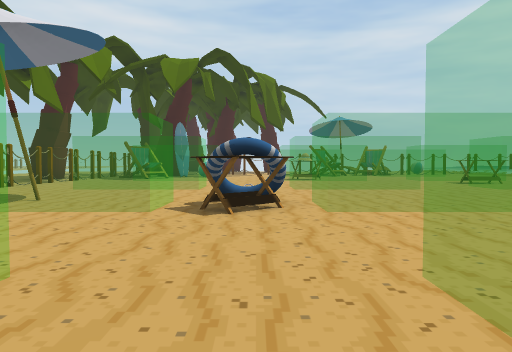
View 1 (above)

15 first-person views from a walk through a scene from a Unity 3-D project. The camera is 1.2 m above the floor, tilts 2° down and sees 70° across. The floor is counted in squares, 2 m on a side. Each view is taken from the middle of a square. On the plan, view 1 faces up. The plan holds only what a view shows up to about 10 squares ahead; the rest is blank. The place goes on beyond the plan. The player is left out. Some surface patterns are stand-ins.

View 2
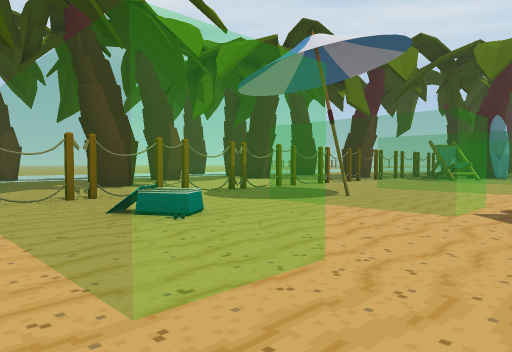

View 3
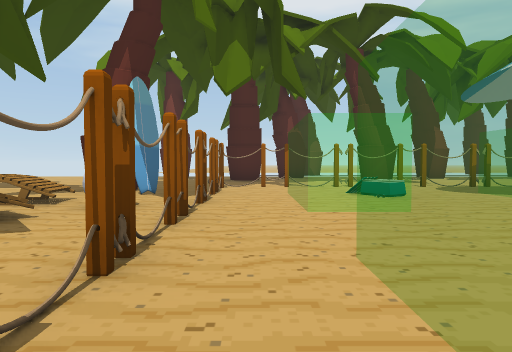

View 4
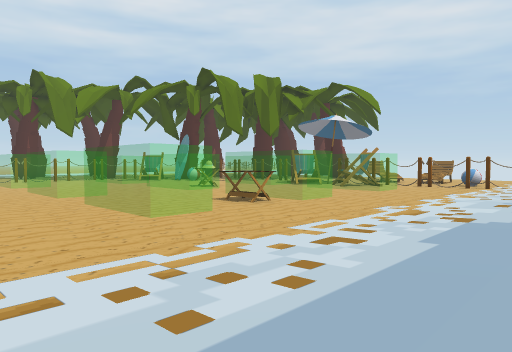

View 5
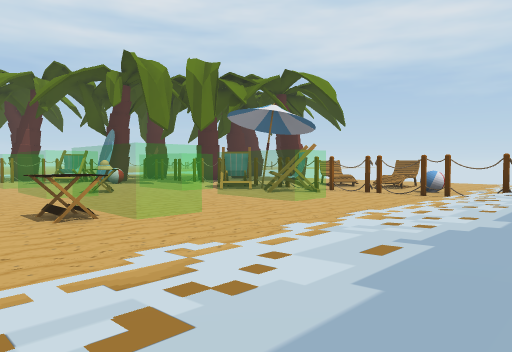

View 6
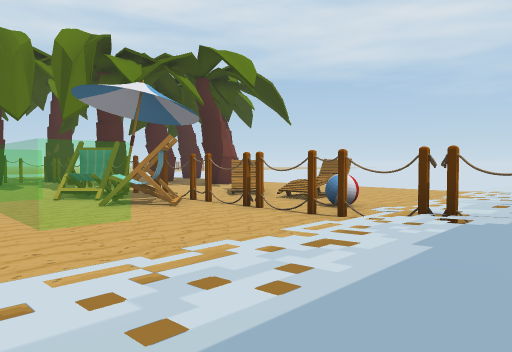

View 7
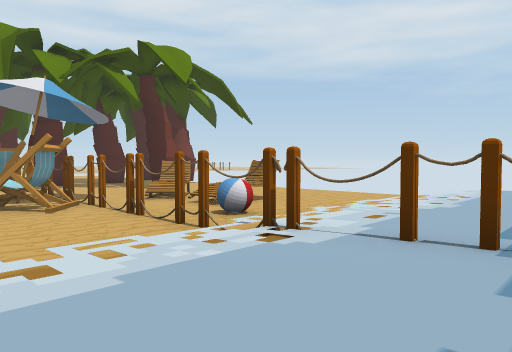

View 8
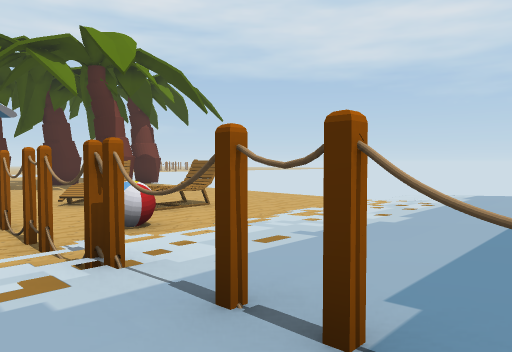

View 9
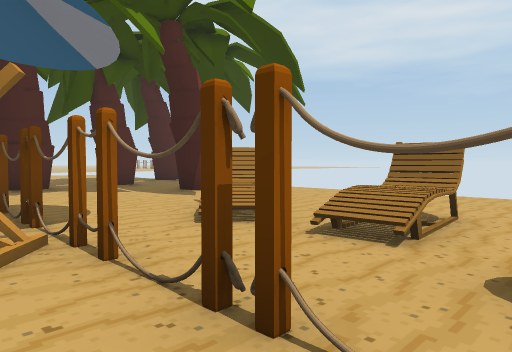

View 10
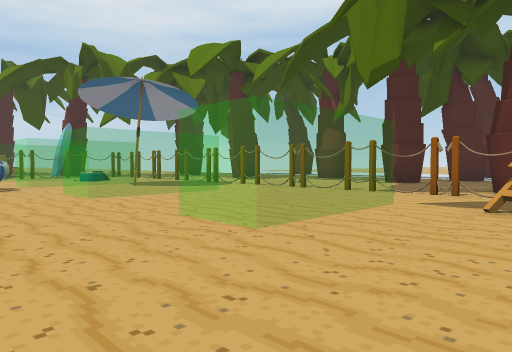

View 11
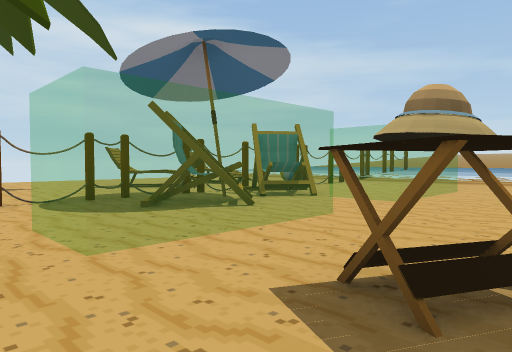

View 12
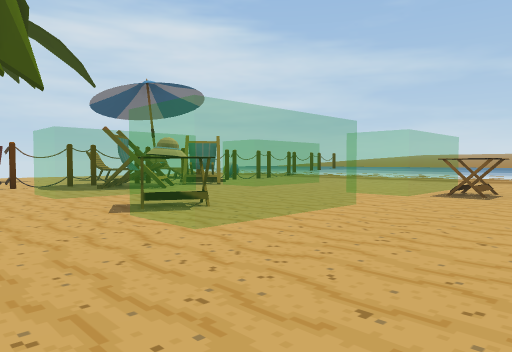

View 13
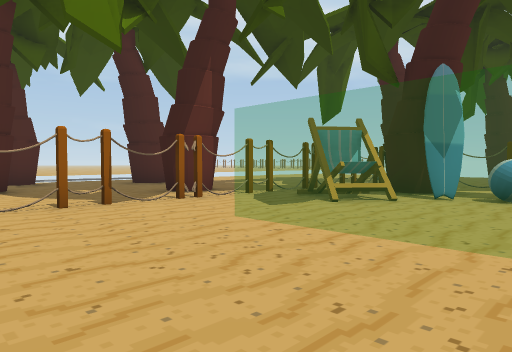

View 14
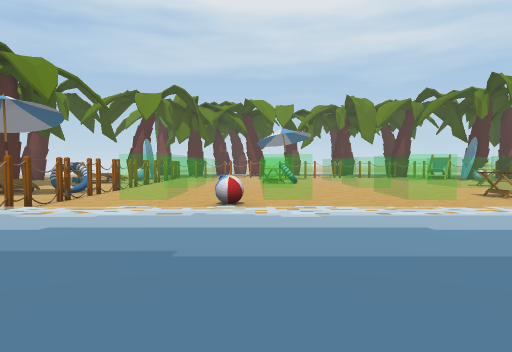

View 15
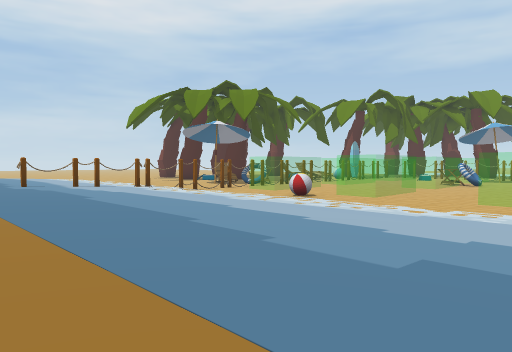

### Floor plan
Key: @ floor where view 1 was taken; # wall or solid block; x gap in a wall; . main floor; : floor 0.25 m higher than the main floor; + floor 0.5 m higher than the main floor; * floor 0.75 m higher than the main floor; / step, stairs or slope; = window, fence, low wall or low ledge; T thing the floor can be seen under or through; O other object.
Columns run from 13 left of view 1 to 17 right of it. Each row starts with its distance up from view 1.
 26                 .. ...:::++
 25                .......:::++
 24               #.......:::++
 23              .......O.:::++
 22             .....OO.O.:::++
 21            #......OO//:::++*
 20            #..........O::++*
 19          .#   x#xTTTTxTTTTTT
 18          ..   ...OOO..:::++*
 17       .#  .  ...O..O..:::++*
 16      ..T.#.O .===..===:::++*
 15     ...T.OO...........:::++
 14    ..#xTOO.....O......:::++
 13   .....T.......O......:::+
 12 #......x.===..===..===:::++
 11 ##..................O.:::++
 10    #...#..............:::++**/*
  9       .x.===..===..===:::++**/*
  8        ..===..===..===:::++**/*
  7       ................:::++**/*
  6      ..x.....O........:::++**/
  5     ...#.====O===.   =:::++**/
  4    .#..#.....O...   ..:::++**/*
  3   .....#........    .OO::++**/
  2   .....x.O......    ..:::++**/
  1      ....===..=      =:::++**
  0       .#.....@...   ..:::++**
 -1        ####..#x#    #xx#   #*
 -2        ..O.O...     ..:
 -3         #...O
 -4        ...OO
 -5        ...OO
 -6        ..

Positions as (right, up) in squares from view 1, and headings:
1: (0, 0), facing up
2: (0, 0), facing up-left
3: (3, 0), facing left
4: (13, 5), facing up-left
5: (13, 9), facing up-left
6: (13, 14), facing up-left
7: (14, 16), facing up-left
8: (14, 18), facing up-left
9: (9, 18), facing up-left
10: (1, 15), facing down-left
11: (0, 13), facing up-right
12: (-1, 9), facing up-right
13: (-1, 9), facing up-left
14: (17, 4), facing left
15: (17, 10), facing down-left
